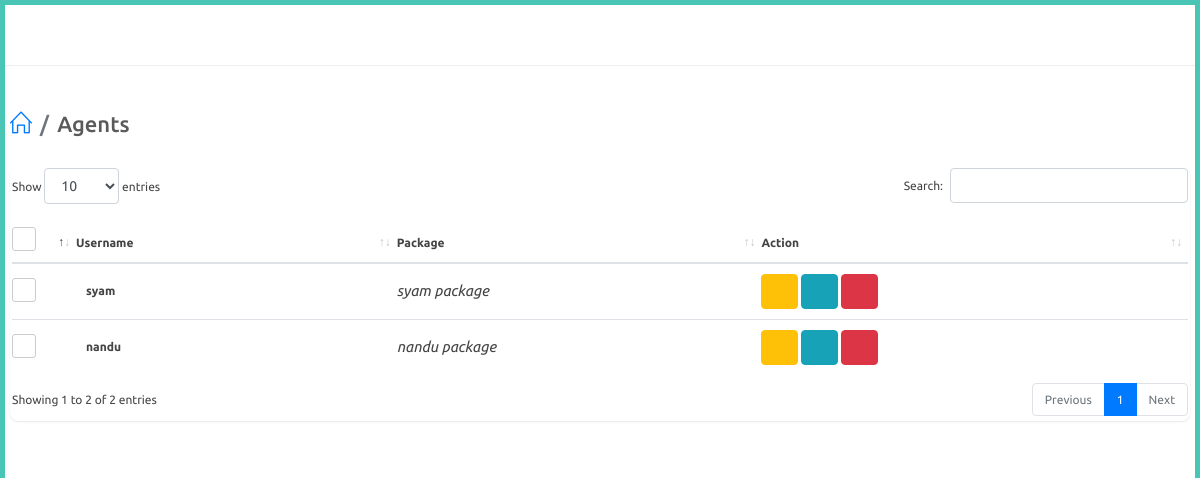
Screenshot of /adminapp/view-agent (signed in) with the database file from the repository.
### website/models.py (models this page shows, shortened)
class Agent(models.Model):
    user = models.OneToOneField(User,on_delete=models.CASCADE,related_name="agent")
    agent_name = models.CharField(max_length=100,null=True)
    phone_number = models.CharField(max_length=100,null=True)

class User(AbstractUser):
    is_agent = models.BooleanField("is agent", default=False)
    is_dealer = models.BooleanField("is dealer", default=False)

### adminapp/models.py (models this page shows, shortened)
class AgentPackage(models.Model):
    agent = models.ForeignKey(Agent,on_delete=models.CASCADE,null=True)
    created_by = models.ForeignKey(User,on_delete=models.CASCADE,null=True)
    package_name = models.CharField(max_length=100)
    single_rate = models.FloatField()
    single_dc = models.FloatField()
    double_rate = models.FloatField()
    double_dc = models.FloatField()
    box_rate = models.FloatField()
    box_dc = models.FloatField()
    super_rate = models.FloatField()
    super_dc = models.FloatField()
    first_prize = models.FloatField()
    first_dc = models.FloatField()
    second_prize = models.FloatField()
    second_dc = models.FloatField()
    third_prize = models.FloatField()
    third_dc = models.FloatField()
    fourth_prize = models.FloatField()
    fourth_dc = models.FloatField()
    fifth_prize = models.FloatField()
    fifth_dc = models.FloatField()
    guarantee_prize = models.FloatField()
    guarantee_dc = models.FloatField()
    box_first_prize = models.FloatField()
    box_first_prize_dc = models.FloatField()
    box_series_prize = models.FloatField()
    box_series_dc = models.FloatField()
    single1_prize = models.FloatField()
    single1_dc = models.FloatField()
    double2_prize = models.FloatField()
    double2_dc = models.FloatField()

### adminapp/views.py (the view)
# urls.py: path('view-agent',views.view_agent,name="view_agent"),
@login_required
@admin_required
def view_agent(request):
    agents = Agent.objects.filter().all()
    packages = AgentPackage.objects.filter().all()
    context = {
        'agents' : agents,
        'packages' : packages
    }
    return render(request,'adminapp/view_agent.html',context)

### templates/adminapp/view_agent.html (shortened to what this page needs)
{% extends 'adminapp/partials/base.html' %}
{% load static %}
{% block content %}
<div id="main-content">
    <div class="container-fluid">
        <div class="block-header">
            <div class="row">
                <div class="col-lg-5 col-md-8 col-sm-12">
                    <h2><a href="javascript:void(0);" class="btn btn-xs btn-link btn-toggle-fullwidth"></a>  <ul class="breadcrumb">
                        <li class="breadcrumb-item"><a href="{% url 'adminapp:index' %}"><i class="icon-home"></i></a></li>
                        <li class="breadcrumb-item">Agents</li>
                    </ul></h2>
                </div>
            </div>
        </div>
        <div class="row clearfix">
            <div class="col-lg-12">
<div class="card">
    <div class="body">
        <div class="table-responsive">
            <table class="table table-hover js-basic-example dataTable table-custom m-b-0 c_list">
                <thead>
                    <tr>
                        <th>
                            <label class="fancy-checkbox">
                                <span></span>
                            </label>
                        </th>
                        <th>Username</th>
                        <th>Package</th>
                        <th>Action</th>
                    </tr>
                </thead>
                    <tbody>
                    {% for agent in agents %}
                    <tr>
                        <td style="width: 50px;">
                            <label class="fancy-checkbox">
                                <span></span>
                            </label>
                        </td>
                        <td>
                            <p class="c_name">{{agent.user.username}}</p>
                        </td>
                        <td>
                            <address><i class="zmdi zmdi-pin">{% for package in packages %}
                                {% if package.agent == agent %}
                                    {{ package.package_name }}
                                {% endif %}
                            {% endfor %}</i></address>
                        </td>
                        <td>
                            {% if agent.user.is_active %}
                            <button  type="button" onclick="agentBan(('{{ agent.id }}'))" class="btn btn-warning" title="Ban"> <i class="fa fa-ban"></i></button>
                            {% else %}
                            <button  type="button" onclick="removeBan(('{{ agent.id }}'))" class="btn btn-warning" title="Remove Ban"> <i class="fa fa-check"></i></button>
                            {% endif %}
                            <a href="{% url 'adminapp:edit_agent' agent.id %}" class="btn btn-info" title="Edit">
                                <i class="fa fa-edit"></i>
                            </a>
                            <button type="button" onclick="agentDelete(('{{ agent.id }}'))" data-type="confirm" class="btn btn-danger js-sweetalert" title="Delete"><i class="fa fa-trash-o"></i></button>
                        </td>
                    </tr>
                    {% endfor %}
                </tbody>
            </table>
        </div>
    </div>
</div>
</div>
</div>
</div>
</div>
{% endblock %}

### static/css/color_skins.css (style rules this page uses)
.theme-cyan:before, .theme-cyan:after { background: #49c5b6 }

### rows the page displays
Agent: user.username "syam"
AgentPackage: package_name "syam package"
Agent: user.username "nandu"
AgentPackage: package_name "nandu package"
